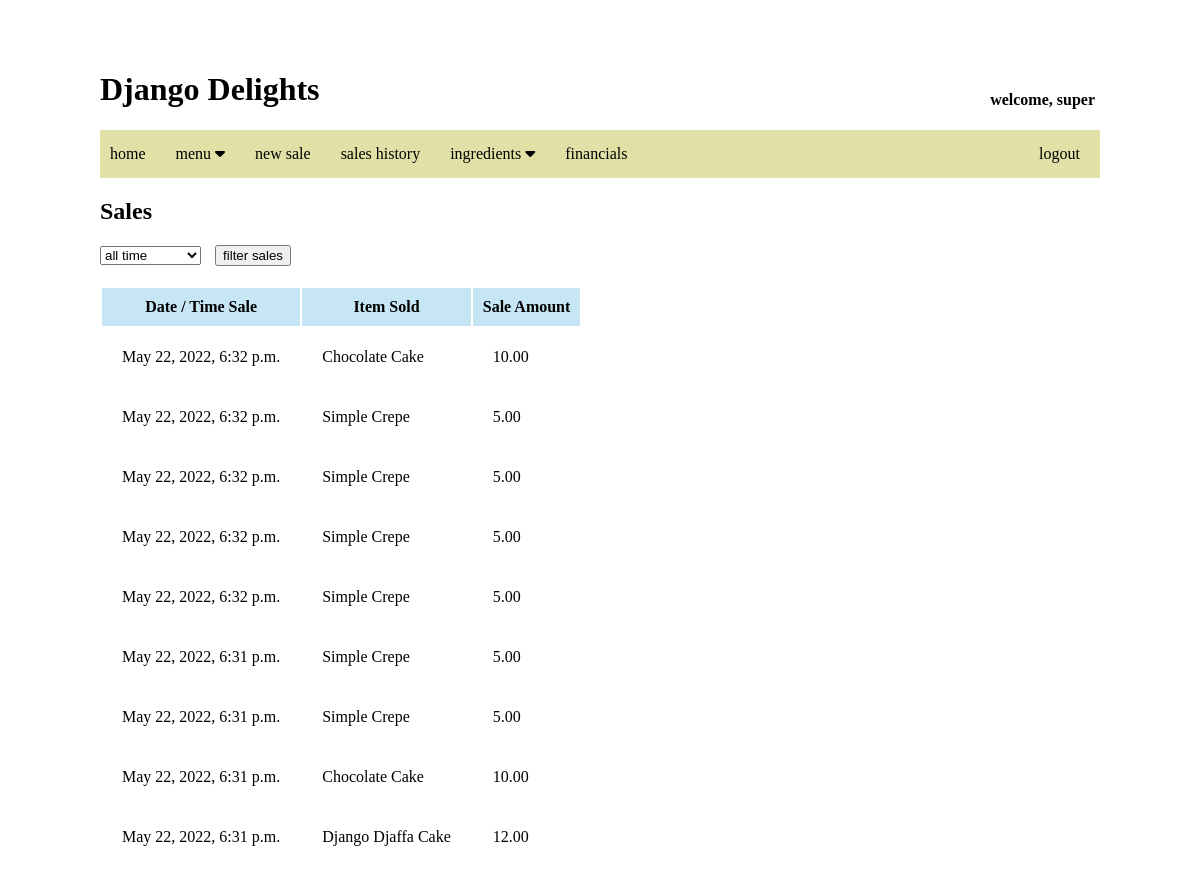
The app's page /sales_history (signed in) with its own data.
### delites/models.py (models this page shows, shortened)
class Sale(models.Model):
    item_sold = models.ForeignKey(Menu_Item, on_delete=models.CASCADE)
    dt_sold = models.DateTimeField(auto_now_add=True, blank=True)
    sale_amount = models.DecimalField(default=0, max_digits=6, decimal_places=2)
    class Meta:
        ordering = ['-dt_sold']

class Menu_Item(models.Model):
    item_price = models.DecimalField(max_digits=6, decimal_places=2)
    item_name = models.CharField(max_length=255)
    ingredients = models.ManyToManyField(Ingredient, blank=True)
    def __str__(self):
        return f"{self.item_name}"

### delites/views.py (the view)
    def logged_in(request):
        if request.user.is_authenticated:
            return func(request)
        else:
            return redirect('login')

### delites/views.py (called while the page is built)
def verify_login(func):
    def logged_in(request):
        if request.user.is_authenticated:
            return func(request)
        else:
            return redirect('login')
    return logged_in

@verify_login
def salesHistory(request):
    sales = Sale.objects.all()
    return render(request, 'delites/sales_history.html', {
        'sales' : sales,
        'timeframe' : 'all'
    })

### delites/templates/delites/sales_history.html (shortened to what this page needs)
{% extends 'delites/layout.html' %}
{% block content %}
<h2>Sales</h2>
<form action="{% url 'filterSalesHistory' %}" method="POST" style="margin-bottom:20px;">
    <select id="time_filter" name="time_filter" style="margin-right:10px;">
        {% if timeframe == 'all' %} <option value="all" selected>all time</option>{% else %}<option value="all">all time</option>{% endif %}
    </select>
    <input type="submit" value="filter sales">
</form>
<table class="cur_table">
    <tr>
        <th>Date / Time Sale</th>
        <th>Item Sold</th>
        <th>Sale Amount</th>
    </tr>
    {% for sale in sales %}
    <tr>
        <td>{{sale.dt_sold}}</td>
        <td>{{sale.item_sold}}</td>
        <td>{{sale.sale_amount}}</td>
    </tr>
    {% endfor %}
</table>
{% endblock%}

### delites/templates/delites/layout.html (shortened to what this page needs)
{% load static %}
<!DOCTYPE html>
<html lang="en">
<head>
    <link href="{% static 'delites/styles.css' %}" rel="stylesheet">
    <link rel="stylesheet" href="https://cdnjs.cloudflare.com/ajax/libs/font-awesome/4.7.0/css/font-awesome.min.css">
</head>
<body>
    <div style="display:flex">
        <h1>Django Delights</h1>
        <h4 style="align-self: flex-end; margin-left:auto; margin-right:5px;">welcome, {{user}}</h4>
    </div>
    <div class="nav-bar">
        <div>
            <div class="nav-item"><a href="{% url 'index' %}">home</a></div>
            <div class="dropdown">
                <div class="dropdown-label">menu
                    <i class="fa fa-caret-down"></i>
                </div>
            </div>
            <div class="nav-item"><a href="{% url 'newSale' %}">new sale</a></div>
            <div class="nav-item"><a href="{% url 'salesHistory' %}">sales history</a></div>
            <div class="dropdown">
                <div class="dropdown-label">ingredients
                    <i class="fa fa-caret-down"></i>
                </div>
            </div>
            <div class="nav-item"><a href="{% url 'getFinancials' %}">financials</a></div>
        </div>
        <div>
            <div class="nav-item" style="float:right"><a href="{% url 'logout' %}">logout</a></div>
        </div>
    </div>
    {% block content %}
    {% endblock %}
</body>
</html>

### delites/static/delites/styles.css (style rules this page uses)
body { margin:50px 100px; }
.nav-bar { overflow: hidden; background-color: rgb(225, 225, 167); }
.nav-item { float: left; padding: 10px; margin: 5px 10px 5px 0px; }
.nav-bar a { display: block; text-decoration: none; color: black; }
.dropdown { float: left; overflow: hidden; }
.dropdown-label { padding: 10px; margin: 5px 10px 5px 0px; }
.cur_table td { padding:20px; }
.cur_table th { padding: 10px; }
.cur_table th { background-color: rgba(142, 203, 235,.5); }

### records on screen
Sale: dt_sold "May 22, 2022, 6:32 p.m.", item_sold "Chocolate Cake", sale_amount "10.00"
Sale: dt_sold "May 22, 2022, 6:32 p.m.", item_sold "Simple Crepe", sale_amount "5.00"
Sale: dt_sold "May 22, 2022, 6:32 p.m.", item_sold "Simple Crepe", sale_amount "5.00"
Sale: dt_sold "May 22, 2022, 6:32 p.m.", item_sold "Simple Crepe", sale_amount "5.00"
Sale: dt_sold "May 22, 2022, 6:32 p.m.", item_sold "Simple Crepe", sale_amount "5.00"
Sale: dt_sold "May 22, 2022, 6:31 p.m.", item_sold "Simple Crepe", sale_amount "5.00"
Sale: dt_sold "May 22, 2022, 6:31 p.m.", item_sold "Simple Crepe", sale_amount "5.00"
Sale: dt_sold "May 22, 2022, 6:31 p.m.", item_sold "Chocolate Cake", sale_amount "10.00"
Sale: dt_sold "May 22, 2022, 6:31 p.m.", item_sold "Django Djaffa Cake", sale_amount "12.00"

### other values on screen
{{ user }} "super"
